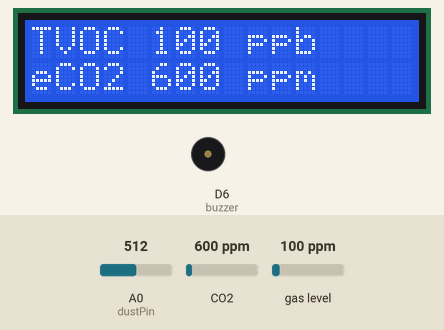
This sketch was run on a simulated ESP8266 (NodeMCU). Shown: 16×2 character LCD, buzzer (waves = sounding, pin HIGH). The inputs (shaded band) are chosen by the test bench; at power-on: CO2 600 ppm, A0 (dustPin) = 512, gas level 100 ppm. WiFi joins after 1.5 s; servers stay silent unless stated; pins used as bus, display or sensor lines are not drawn; what the sketch prints to the serial monitor is not drawn.

Above: at 3.0 s.
3.1 s: CO2 set to 984 ppm
At 5.6 s:
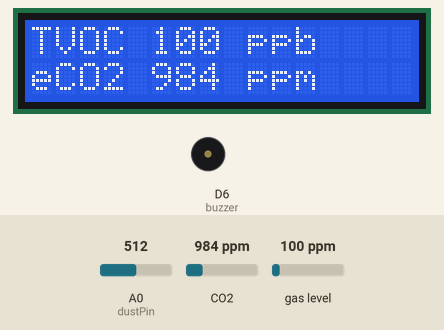
9.5 s: CO2 set to 1042 ppm
At 11.2 s:
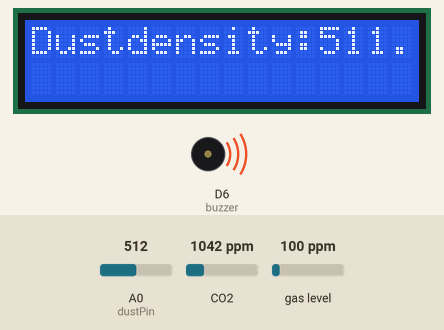
15.9 s: A0 (dustPin) set to 235
At 17.4 s:
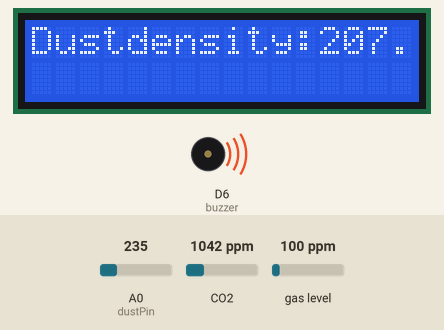
19.2 s: A0 (dustPin) set to 216
At 22.8 s:
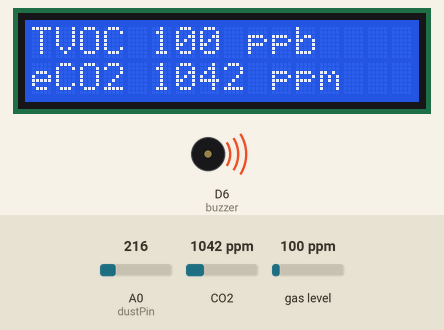
25.6 s: gas level set to 20 ppm
At 26.6 s:
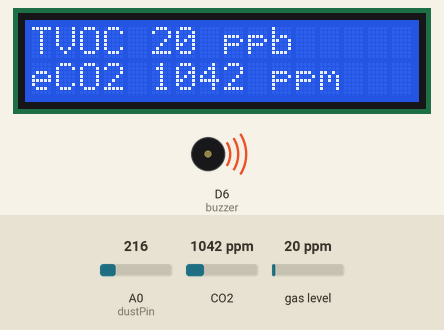
28.8 s: A0 (dustPin) set to 190
At 30.2 s:
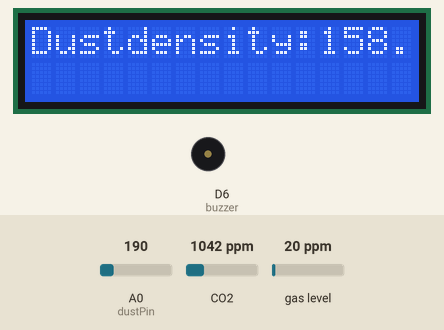
Timing chart, 0 to 32.9 s (numbered marks = the images above; inputs shaded):
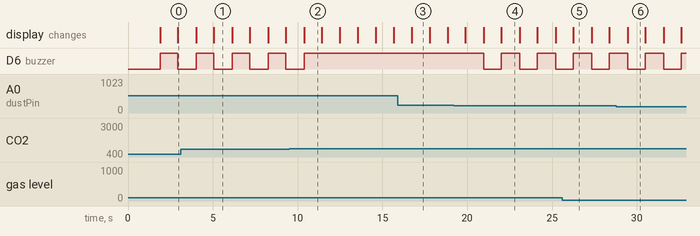

Measured:
- the behaviour switches between 1000 and 1001 ppm on CO2 (found by bisection; images 1 and 2)
- the behaviour switches between 229 and 228 on A0 (dustPin) (found by bisection; images 3 and 4)
- after the input at 3.1 s, the display: first differs from a run without the input after 2.0 s (image 1)
- after the input at 9.5 s, D6 (buzzer): goes on until 10.4 s, then stays HIGH
- after the input at 15.9 s, the display: changes after 0.84 s (image 3)
- after the input at 19.2 s, D6 (buzzer): alternates HIGH for 1.1 s and LOW for 1.0 s, starting after 1.8 s; the display: first differs from a run without the input after 1.8 s (image 4 shows a later state)
- after the input at 25.6 s, the display: changes after 0.66 s (image 5)
- after the input at 28.8 s, the display: changes after 0.66 s (image 6)

The sketch:

Airquality.ino
```cpp
#define BLYNK_AUTH_TOKEN "Pdy_rqYFYK6PGIqvqC4_rTo9EZujFDFF"
#include <ESP8266WiFi.h>
#include <BlynkSimpleEsp8266.h>
#include <Wire.h>
#include "Adafruit_SGP30.h"
Adafruit_SGP30 sgp;
#define BLYNK_PRINT Serial
#include <LiquidCrystal_I2C.h>
LiquidCrystal_I2C lcd(0x27,16,2);

int dustPin = A0;
int ledPin = D3;
int buzzer = D6;
float voltsMeasured = 0;
float calcVoltage = 0;
float dustDensity = 0;
int counter = 0;
int co2,tvoc,rawH2,rawEth;

char auth[] = BLYNK_AUTH_TOKEN;
// Your WiFi credentials.
// Set password to "" for open networks.
char ssid[] = "vivo1902";
char pass[] = "kishan27";

BlynkTimer timer;

void sendValues()
{
  Blynk.virtualWrite(V4, dustDensity);
  Blynk.virtualWrite(V5, co2);
  Blynk.virtualWrite(V6, tvoc);
  Blynk.virtualWrite(V7, rawH2);
  Blynk.virtualWrite(V8, rawEth);
}

void setup()
{
  Serial.begin(9600);
  pinMode(ledPin,OUTPUT);
  pinMode(dustPin,INPUT);
  pinMode(buzzer,OUTPUT);
  Wire.begin();
  sgp.begin();
  if (! sgp.begin()){
    Serial.println("Sensor not found :(");
    while (1);
  }
  Serial.print("Found SGP30 serial #");
  Serial.print(sgp.serialnumber[0], HEX);
  Serial.print(sgp.serialnumber[1], HEX);
  Serial.println(sgp.serialnumber[2], HEX);

  lcd.init();
  lcd.clear();
  lcd.backlight();      // Make sure backlight is on
  digitalWrite(buzzer,LOW);
  Blynk.begin(auth, ssid, pass);
  timer.setInterval(3000L, sendValues);
}
void loop(){
  Blynk.run();
  timer.run();
  dustSensor();
  delay(1000);
  airQuality();
  delay(1000);
}
void dustSensor(){
  digitalWrite(ledPin,LOW);
  delayMicroseconds(280);
  voltsMeasured = analogRead(dustPin);
  delayMicroseconds(40);
  digitalWrite(ledPin,HIGH);
  delayMicroseconds(9680);

  calcVoltage = voltsMeasured * (3.3 / 1024.0);
  dustDensity = 1000 * ((0.34 * calcVoltage)-0.05); // subtaract -0.1 inside bracket if required to caliberate
  Serial.println("GP2Y1010AU0F readings");
  Serial.print("Dust Density = ");
  Serial.println(dustDensity);
  Serial.println();
  lcd.clear();
  lcd.setCursor(0,0);
  lcd.print("Dustdensity:"); lcd.print(dustDensity);
  if(dustDensity > 200){
  digitalWrite(buzzer,HIGH);
  Blynk.notify("Dust density is high");
  }
  else
  digitalWrite(buzzer,LOW);
  delay(10);
}
void airQuality(){
  if (! sgp.IAQmeasure()) {
    Serial.println("Measurement failed");
    return;
  }
  co2 = sgp.eCO2; tvoc = sgp.TVOC; rawH2 = sgp.rawH2; rawEth = sgp.rawEthanol;
  Serial.print("TVOC "); Serial.print(tvoc); Serial.print(" ppb\t");
  Serial.print("eCO2 "); Serial.print(co2); Serial.println(" ppm");

  if (! sgp.IAQmeasureRaw()) {
    Serial.println("Raw Measurement failed");
    return;
  }
  Serial.print("Raw H2 "); Serial.print(rawH2); Serial.print(" \t");
  Serial.print("Raw Ethanol "); Serial.print(rawEth); Serial.println("");

  lcd.clear();
  lcd.setCursor(0,1);   //Move cursor to character 2 on line 1
  lcd.print("eCO2 "); lcd.print(co2); lcd.print(" ppm");
  lcd.setCursor(0,0);
  lcd.print("TVOC "); lcd.print(tvoc); lcd.print(" ppb");
  if(co2 > 1000){
  digitalWrite(buzzer,HIGH);
  Blynk.notify("Co2 is high");
  }
  else
  digitalWrite(buzzer,LOW);
int counter = 0;
  delay(50);
  counter++;
  if (counter == 3000) {
    counter = 0;
    uint16_t TVOC_base, eCO2_base;
    if (! sgp.getIAQBaseline(&eCO2_base, &TVOC_base)) {
      Serial.println("Failed to get baseline readings");
      return;
    }
    Serial.print("****Baseline values: eCO2: 0x"); Serial.print(eCO2_base, HEX);
    Serial.print(" & TVOC: 0x"); Serial.println(TVOC_base, HEX);
  }
}
```
